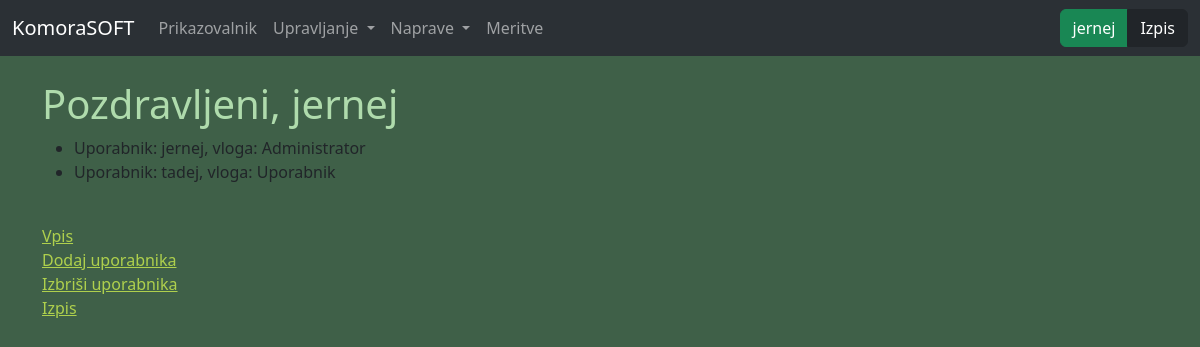
The app's page /users/ (signed in), older data.
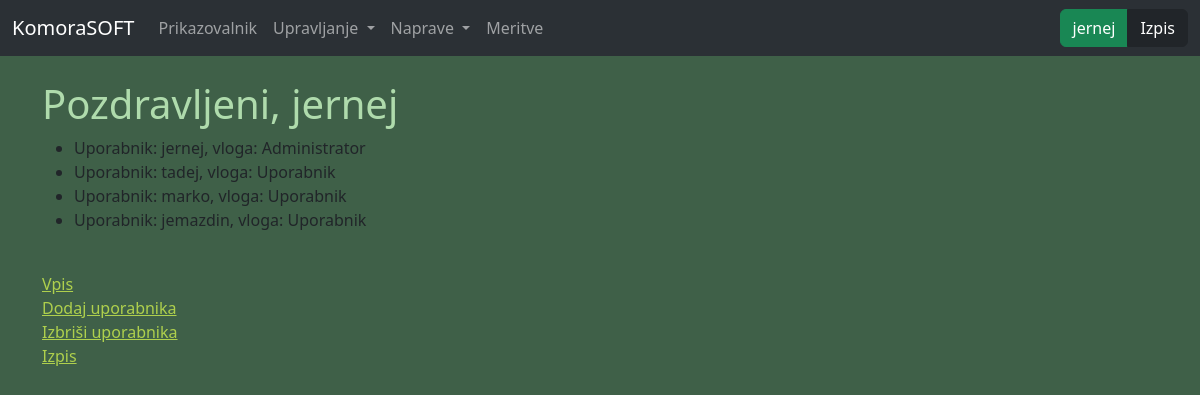
The same page, newer data.
### komorasoft/blueprints/users/models.py (models this page shows, shortened)
class User(db.Model, UserMixin):
    __tablename__ = 'uporabniki'
    uid = db.Column(db.Integer, primary_key=True)
    username = db.Column(db.String, nullable=False)
    password = db.Column(db.String, nullable=False)
    role = db.Column(db.String, nullable=False)
    description = db.Column(db.String)
    def __repr__(self):
        return f"Uporabnik:    {self.username},        vloga:    {self.role}"

### komorasoft/blueprints/users/routes.py (the view)
    @users.route('/')
    def index():
        users = User.query.all()
        if current_user.is_authenticated:
            return render_template('users/index.html', users=users, current_user=current_user)
        else:
            return render_template('users/index.html', users=users, current_user=None)

### komorasoft/blueprints/users/templates/users/index.html (shortened to what this page needs)
{% extends "base.html" %}
{% block content %}
    {% if current_user.is_authenticated %}
        <h1>Pozdravljeni, {{current_user.username}}</h1>
        <ul>
            {% for user in users %}
                <li>{{user}}</li>
            {% endfor %}
        </ul>
        <br>
        <a href="{{url_for('users.login')}}">Vpis</a><br>
        <a href="{{url_for('users.signup')}}">Dodaj uporabnika</a><br>
        <a href="{{url_for('users.delete')}}">Izbriši uporabnika</a><br>
        <a href="{{url_for('users.logout')}}">Izpis</a><br>
    {% endif %}
{% endblock %}

### komorasoft/templates/base.html (shortened to what this page needs)
<!doctype html>
<html lang="en">
  <head>
    <link href="https://cdn.jsdelivr.net/npm/bootstrap@5.3.3/dist/css/bootstrap.min.css" rel="stylesheet">
  </head>
  <body>
    {% include 'navbar.html' %}
    <br/>
    <div class="container-md">
        {% block content %}
        {% endblock %}
    </div>
  </body>
</html>

### komorasoft/templates/navbar.html (shortened to what this page needs)
<nav class="navbar navbar-expand-sm bg-body-tertiary" data-bs-theme="dark">
    <div class="container-fluid">
      <a class="navbar-brand" href="{{url_for('core.index')}}">KomoraSOFT</a>
      <div class="collapse navbar-collapse" id="navbarSupportedContent">
        <ul class="navbar-nav me-auto mb-2 mb-lg-0">
          <li class="nav-item">
            <a class="nav-link" href="{{url_for('core.index')}}">Prikazovalnik</a>
          </li>
          <li class="nav-item dropdown">
            <a class="nav-link dropdown-toggle" href="#" role="button" data-bs-toggle="dropdown" aria-expanded="false">
              Upravljanje
            </a>
          </li>
          <li class="nav-item dropdown">
            <a class="nav-link dropdown-toggle" href="#" role="button" data-bs-toggle="dropdown" aria-expanded="false">
              Naprave
            </a>
          </li>
          <li class="nav-item">
            <a class="nav-link" href="#">Meritve</a>
          </li>
        </ul>
        {% if not current_user.is_authenticated %}
          <form action="{{url_for('users.login')}}" class="d-flex" role="search" method="POST">
            <input type="hidden" name="next" value="{{ request.url }}">
            <input class="form-control me-2" type="text" name="username" required="required" placeholder="Uporabnik" aria-label="Search">
            <input class="form-control me-2" type="password" name="password" placeholder="Geslo" id="geslo" required="required" aria-label="Search">
            <button class="btn btn-outline-success" type="submit">Vpis</button>
          </form>
        {% else %}
          <form action="{{url_for('users.logout')}}" method="POST">
            <div class="btn-group">
            <a href="{{url_for('users.index')}}" class="btn btn-success">{{current_user.username}}</a>
            <button type="submit" class="btn btn-dark">Izpis</button>
            </div>
          </form>
        {% endif %}
      </div>
    </div>
  </nav>

### komorasoft/templates/base.html (style rules this page uses)
body { background-color: rgb(63, 96, 72); }
h1 { color: rgba(209, 255, 202, 0.774); }
a { color: #afd04d; }

Row changes from the older to the newer data that the page shows:
added User: username+role "Uporabnik: marko, vloga: Uporabnik"
added User: username+role "Uporabnik: jemazdin, vloga: Uporabnik"
